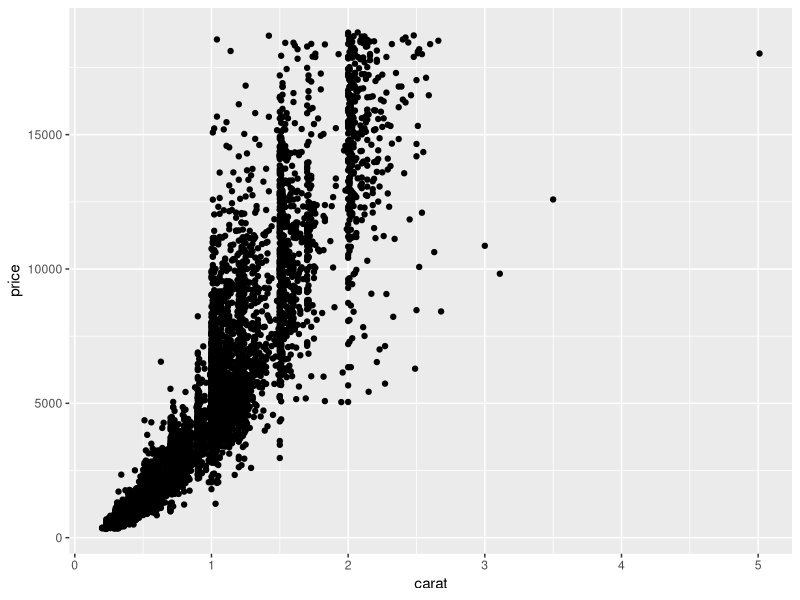

Reproduce this figure in R. (Note: this script raises an error after producing the figure.)
## ---- chunk 1
# this knit_hooks$set allows for an additional argument
# verbatim = TRUE
# which if present, is then removed but the chunk is printed out
# including the backticks and arguments
knitr::knit_hooks$set(source = function(x, options) {
  if (!is.null(options$verbatim) && options$verbatim) {
    opts = gsub(",\\s*verbatim\\s*=\\s*TRUE\\s*", "", options$params.src)
    bef = sprintf('\n\n    ```{r %s}\n', opts, "\n")
    stringr::str_c(
      bef, 
      knitr:::indent_block(paste(x, collapse = '\n'), "    "), 
      "\n    ```\n"
    )
  } else {
    stringr::str_c("\n\n```", tolower(options$engine), "\n", 
      paste(x, collapse = '\n'), "\n```\n\n"
    )
  }
})

# function to get inline R chunk from stackoverflow
# http://stackoverflow.com/questions/20409172/how-to-display-verbatim-inline-r-code-with-backticks-using-rmarkdown
rinline <- function(code) {
  sprintf('``` `r %s` ```', code)
}

# setting default options to include verbatim = TRUE
knitr::opts_chunk$set(echo = TRUE, eval = TRUE, warning = FALSE,
                      message = FALSE, comment = NA)
## ---- chunk 2
library(tidyverse)
# create subset of data
diamonds = sample_n(diamonds, 10000)
# plot carat vs price
ggplot(diamonds, aes(x = carat, y = price)) +
  geom_point()
## ---- chunk 3
knitr::include_graphics("images/Rmarkdown_example.png")
## ---- chunk 4
sessionInfo()
